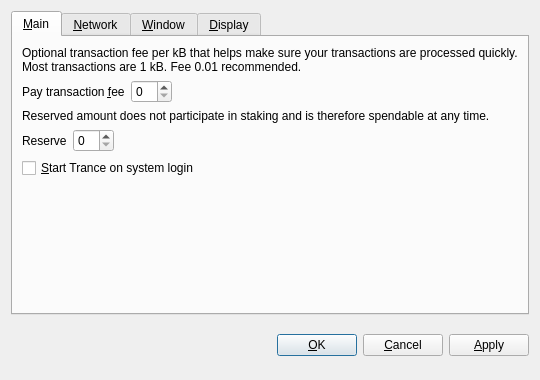
<?xml version="1.0" encoding="UTF-8"?>
<ui version="4.0">
 <class>OptionsDialog</class>
 <widget class="QDialog" name="OptionsDialog">
  <property name="geometry">
   <rect>
    <x>0</x>
    <y>0</y>
    <width>540</width>
    <height>380</height>
   </rect>
  </property>
  <property name="windowTitle">
   <string>Options</string>
  </property>
  <property name="modal">
   <bool>true</bool>
  </property>
  <layout class="QVBoxLayout" name="verticalLayout">
   <item>
    <widget class="QTabWidget" name="tabWidget">
     <property name="tabPosition">
      <enum>QTabWidget::North</enum>
     </property>
     <property name="currentIndex">
      <number>0</number>
     </property>
     <widget class="QWidget" name="tabMain">
      <attribute name="title">
       <string>&amp;Main</string>
      </attribute>
      <layout class="QVBoxLayout" name="verticalLayout_Main">
       <item>
        <widget class="QLabel" name="transactionFeeInfoLabel">
         <property name="text">
          <string>Optional transaction fee per kB that helps make sure your transactions are processed quickly. Most transactions are 1 kB. Fee 0.01 recommended.</string>
         </property>
         <property name="textFormat">
          <enum>Qt::PlainText</enum>
         </property>
         <property name="wordWrap">
          <bool>true</bool>
         </property>
        </widget>
       </item>
       <item>
        <layout class="QHBoxLayout" name="horizontalLayoutFee">
         <item>
          <widget class="QLabel" name="transactionFeeLabel">
           <property name="text">
            <string>Pay transaction &amp;fee</string>
           </property>
           <property name="textFormat">
            <enum>Qt::PlainText</enum>
           </property>
           <property name="buddy">
            <cstring>transactionFee</cstring>
           </property>
          </widget>
         </item>
         <item>
          <widget class="BitcoinAmountField" name="transactionFee"/>
         </item>
         <item>
          <spacer name="horizontalSpacerFee">
           <property name="orientation">
            <enum>Qt::Horizontal</enum>
           </property>
           <property name="sizeHint" stdset="0">
            <size>
             <width>40</width>
             <height>20</height>
            </size>
           </property>
          </spacer>
         </item>
        </layout>
       </item>
       <item>
        <widget class="QLabel" name="reserveBalanceInfoLabel">
         <property name="text">
          <string>Reserved amount does not participate in staking and is therefore spendable at any time.</string>
         </property>
         <property name="textFormat">
          <enum>Qt::PlainText</enum>
         </property>
         <property name="wordWrap">
          <bool>true</bool>
         </property>
        </widget>
       </item>
       <item>
        <layout class="QHBoxLayout" name="horizontalLayoutReserveBalance">
         <item>
          <widget class="QLabel" name="reserveBalanceLabel">
           <property name="text">
            <string>Reserve</string>
           </property>
           <property name="textFormat">
            <enum>Qt::PlainText</enum>
           </property>
           <property name="buddy">
            <cstring>reserveBalance</cstring>
           </property>
          </widget>
         </item>
         <item>
          <widget class="BitcoinAmountField" name="reserveBalance"/>
         </item>
         <item>
          <spacer name="horizontalSpacerReserveBalance">
           <property name="orientation">
            <enum>Qt::Horizontal</enum>
           </property>
           <property name="sizeHint" stdset="0">
            <size>
             <width>40</width>
             <height>20</height>
            </size>
           </property>
          </spacer>
         </item>
        </layout>
       </item>
       <item>
        <widget class="QCheckBox" name="bitcoinAtStartup">
         <property name="toolTip">
          <string>Automatically start Trance after logging in to the system.</string>
         </property>
         <property name="text">
          <string>&amp;Start Trance on system login</string>
         </property>
        </widget>
       </item>
       <item>
        <spacer name="verticalSpacer_Main">
         <property name="orientation">
          <enum>Qt::Vertical</enum>
         </property>
         <property name="sizeHint" stdset="0">
          <size>
           <width>20</width>
           <height>40</height>
          </size>
         </property>
        </spacer>
       </item>
      </layout>
     </widget>
     <widget class="QWidget" name="tabNetwork">
      <attribute name="title">
       <string>&amp;Network</string>
      </attribute>
      <layout class="QVBoxLayout" name="verticalLayout_Network">
       <item>
        <widget class="QCheckBox" name="mapPortUpnp">
         <property name="toolTip">
          <string>Automatically open the Trance client port on the router. This only works when your router supports UPnP and it is enabled.</string>
         </property>
         <property name="text">
          <string>Map port using &amp;UPnP</string>
         </property>
        </widget>
       </item>
       <item>
        <widget class="QCheckBox" name="connectSocks">
         <property name="toolTip">
          <string>Connect to the Trance network through a SOCKS proxy (e.g. when connecting through Tor).</string>
         </property>
         <property name="text">
          <string>&amp;Connect through SOCKS proxy:</string>
         </property>
        </widget>
       </item>
       <item>
        <layout class="QHBoxLayout" name="horizontalLayout_Network">
         <item>
          <widget class="QLabel" name="proxyIpLabel">
           <property name="text">
            <string>Proxy &amp;IP:</string>
           </property>
           <property name="textFormat">
            <enum>Qt::PlainText</enum>
           </property>
           <property name="buddy">
            <cstring>proxyIp</cstring>
           </property>
          </widget>
         </item>
         <item>
          <widget class="QValidatedLineEdit" name="proxyIp">
           <property name="maximumSize">
            <size>
             <width>140</width>
             <height>16777215</height>
            </size>
           </property>
           <property name="toolTip">
            <string>IP address of the proxy (e.g. 127.0.0.1)</string>
           </property>
          </widget>
         </item>
         <item>
          <widget class="QLabel" name="proxyPortLabel">
           <property name="text">
            <string>&amp;Port:</string>
           </property>
           <property name="textFormat">
            <enum>Qt::PlainText</enum>
           </property>
           <property name="buddy">
            <cstring>proxyPort</cstring>
           </property>
          </widget>
         </item>
         <item>
          <widget class="QLineEdit" name="proxyPort">
           <property name="maximumSize">
            <size>
             <width>55</width>
             <height>16777215</height>
            </size>
           </property>
           <property name="toolTip">
            <string>Port of the proxy (e.g. 9050)</string>
           </property>
          </widget>
         </item>
         <item>
          <widget class="QLabel" name="socksVersionLabel">
           <property name="text">
            <string>SOCKS &amp;Version:</string>
           </property>
           <property name="textFormat">
            <enum>Qt::PlainText</enum>
           </property>
           <property name="buddy">
            <cstring>socksVersion</cstring>
           </property>
          </widget>
         </item>
         <item>
          <widget class="QValueComboBox" name="socksVersion">
           <property name="toolTip">
            <string>SOCKS version of the proxy (e.g. 5)</string>
           </property>
          </widget>
         </item>
         <item>
          <spacer name="horizontalSpacer_Network">
           <property name="orientation">
            <enum>Qt::Horizontal</enum>
           </property>
           <property name="sizeHint" stdset="0">
            <size>
             <width>40</width>
             <height>20</height>
            </size>
           </property>
          </spacer>
         </item>
        </layout>
       </item>
       <item>
        <spacer name="verticalSpacer_Network">
         <property name="orientation">
          <enum>Qt::Vertical</enum>
         </property>
         <property name="sizeHint" stdset="0">
          <size>
           <width>20</width>
           <height>40</height>
          </size>
         </property>
        </spacer>
       </item>
      </layout>
     </widget>
     <widget class="QWidget" name="tabWindow">
      <attribute name="title">
       <string>&amp;Window</string>
      </attribute>
      <layout class="QVBoxLayout" name="verticalLayout_Window">
       <item>
        <widget class="QCheckBox" name="minimizeToTray">
         <property name="toolTip">
          <string>Show only a tray icon after minimizing the window.</string>
         </property>
         <property name="text">
          <string>&amp;Minimize to the tray instead of the taskbar</string>
         </property>
        </widget>
       </item>
       <item>
        <widget class="QCheckBox" name="minimizeOnClose">
         <property name="toolTip">
          <string>Minimize instead of exit the application when the window is closed. When this option is enabled, the application will be closed only after selecting Quit in the menu.</string>
         </property>
         <property name="text">
          <string>M&amp;inimize on close</string>
         </property>
        </widget>
       </item>
       <item>
        <spacer name="verticalSpacer_Window">
         <property name="orientation">
          <enum>Qt::Vertical</enum>
         </property>
         <property name="sizeHint" stdset="0">
          <size>
           <width>20</width>
           <height>40</height>
          </size>
         </property>
        </spacer>
       </item>
      </layout>
     </widget>
     <widget class="QWidget" name="tabDisplay">
      <attribute name="title">
       <string>&amp;Display</string>
      </attribute>
      <layout class="QVBoxLayout" name="verticalLayout_Display">
       <item>
        <layout class="QHBoxLayout" name="horizontalLayout_1_Display">
         <item>
          <widget class="QLabel" name="langLabel">
           <property name="text">
            <string>User Interface &amp;language:</string>
           </property>
           <property name="textFormat">
            <enum>Qt::PlainText</enum>
           </property>
           <property name="buddy">
            <cstring>lang</cstring>
           </property>
          </widget>
         </item>
         <item>
          <widget class="QValueComboBox" name="lang">
           <property name="toolTip">
            <string>The user interface language can be set here. This setting will take effect after restarting Trance.</string>
           </property>
          </widget>
         </item>
        </layout>
       </item>
       <item>
        <layout class="QHBoxLayout" name="horizontalLayout_2_Display">
         <item>
          <widget class="QLabel" name="unitLabel">
           <property name="text">
            <string>&amp;Unit to show amounts in:</string>
           </property>
           <property name="textFormat">
            <enum>Qt::PlainText</enum>
           </property>
           <property name="buddy">
            <cstring>unit</cstring>
           </property>
          </widget>
         </item>
         <item>
          <widget class="QValueComboBox" name="unit">
           <property name="toolTip">
            <string>Choose the default subdivision unit to show in the interface and when sending coins.</string>
           </property>
          </widget>
         </item>
        </layout>
       </item>
       <item>
        <widget class="QCheckBox" name="displayAddresses">
         <property name="toolTip">
          <string>Whether to show Trance addresses in the transaction list or not.</string>
         </property>
         <property name="text">
          <string>&amp;Display addresses in transaction list</string>
         </property>
        </widget>
       </item>
       <item>
        <widget class="QCheckBox" name="coinControlFeatures">
         <property name="toolTip">
          <string>Whether to show coin control features or not.</string>
         </property>
         <property name="text">
          <string>Display coin &amp;control features (experts only!)</string>
         </property>
        </widget>
       </item>
       <item>
        <spacer name="verticalSpacer_Display">
         <property name="orientation">
          <enum>Qt::Vertical</enum>
         </property>
         <property name="sizeHint" stdset="0">
          <size>
           <width>20</width>
           <height>40</height>
          </size>
         </property>
        </spacer>
       </item>
      </layout>
     </widget>
    </widget>
   </item>
   <item>
    <layout class="QHBoxLayout" name="horizontalLayout_Buttons">
     <item>
      <spacer name="horizontalSpacer_1">
       <property name="orientation">
        <enum>Qt::Horizontal</enum>
       </property>
       <property name="sizeHint" stdset="0">
        <size>
         <width>40</width>
         <height>48</height>
        </size>
       </property>
      </spacer>
     </item>
     <item>
      <widget class="QLabel" name="statusLabel">
       <property name="font">
        <font>
         <weight>75</weight>
         <bold>true</bold>
        </font>
       </property>
       <property name="text">
        <string/>
       </property>
       <property name="textFormat">
        <enum>Qt::PlainText</enum>
       </property>
       <property name="wordWrap">
        <bool>true</bool>
       </property>
      </widget>
     </item>
     <item>
      <spacer name="horizontalSpacer_2">
       <property name="orientation">
        <enum>Qt::Horizontal</enum>
       </property>
       <property name="sizeHint" stdset="0">
        <size>
         <width>40</width>
         <height>48</height>
        </size>
       </property>
      </spacer>
     </item>
     <item>
      <widget class="QPushButton" name="okButton">
       <property name="text">
        <string>&amp;OK</string>
       </property>
      </widget>
     </item>
     <item>
      <widget class="QPushButton" name="cancelButton">
       <property name="text">
        <string>&amp;Cancel</string>
       </property>
       <property name="autoDefault">
        <bool>false</bool>
       </property>
      </widget>
     </item>
     <item>
      <widget class="QPushButton" name="applyButton">
       <property name="text">
        <string>&amp;Apply</string>
       </property>
       <property name="autoDefault">
        <bool>false</bool>
       </property>
      </widget>
     </item>
    </layout>
   </item>
  </layout>
 </widget>
 <customwidgets>
  <customwidget>
   <class>BitcoinAmountField</class>
   <extends>QSpinBox</extends>
   <header>bitcoinamountfield.h</header>
  </customwidget>
  <customwidget>
   <class>QValueComboBox</class>
   <extends>QComboBox</extends>
   <header>qvaluecombobox.h</header>
  </customwidget>
  <customwidget>
   <class>QValidatedLineEdit</class>
   <extends>QLineEdit</extends>
   <header>qvalidatedlineedit.h</header>
  </customwidget>
 </customwidgets>
 <resources/>
 <connections/>
</ui>
